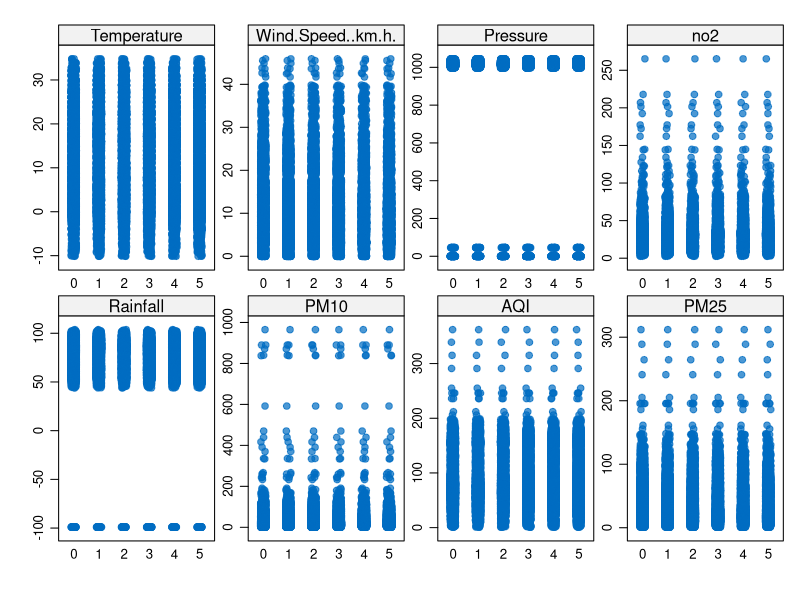

This figure's R source: (Note: this script raises an error after producing the figure.)
library(tidyverse)
library(mice)
library(VIM)
air <- read_csv("data.csv")

#replace 0 and -999 to NA
air$PM25 <- replace(air$PM25, air$PM25 <= 0, NA)
air$PM10 <- replace(air$PM10, air$PM10 <= 0, NA)
air$AQI <- replace(air$AQI, air$AQI <= 0, NA)

air$PM25 <- replace(air$PM25, air$PM25 >= 1000, NA)
air$PM10 <- replace(air$PM10, air$PM10 >= 1000, NA)
air$AQI <- replace(air$AQI, air$AQI >= 700, NA)

# find number of NA in the data frame
Num_NA <- sapply(air, function(y) length(which(is.na(y) == T)))
NA_Count <- data.frame(Item = colnames(air), Count = Num_NA)
NA_Count

#method 1
air <- na.omit(air)

#Method 2
impute <- mice(air, m = 5, seed = 123)
print(impute) # predictive mean matching (pmm)  polyreg(multi nominal logistic regression)

impute$imp$PM25
impute$imp$PM10
impute$imp$AQI
impute$imp$Temperature
impute$imp$Rainfall
impute$imp$no2
impute$imp$Wind.Speed..km.h.
impute$imp$Pressure

cleaned_air <- complete(impute, 2) # 1 2 3 4 5

# Distribution of observed/imputed values
stripplot(impute, pch = 20, cex = 1.2)
xyplot(impute, so2 ~ no2 | .imp, pch = 20, cex = 1.4)
